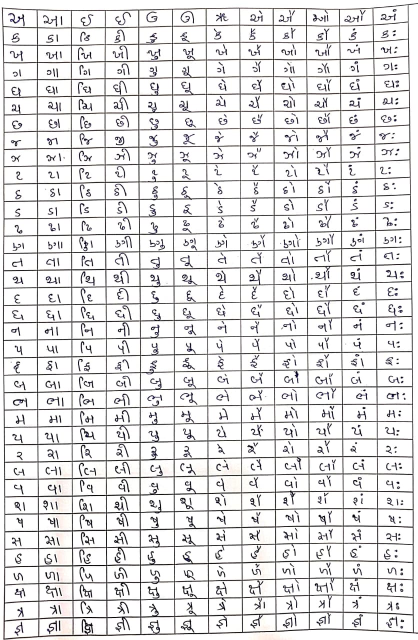
#> input picture dataset/images-full/2.jpeg, 835 x 1280 px (shown at 1/2 size)
$ python img_divider.py
#> lines starting #> are read from the running program, lines starting #| are printed output that depends on the picture; after the words box and inside, x2 and y2 are one past the last pixel; in counts of white or black regions, pixels touching at a corner belong together
import cv2
import numpy as np
import os

# ==============================
# CONFIG
# ==============================
INPUT_IMAGE = "dataset/images-full/2.jpeg"
OUTPUT_DIR = "dataset/class_wise_images"

ROWS = 36
COLS = 12   # IMPORTANT → adjust if needed

# ==============================
# LABEL DICT (your mapping)
# ==============================
label_dict = {
    0: 'અ', 1: 'આ', 2: 'ઇ', 3: 'ઈ', 4: 'ઉ', 5: 'ઊ', 6: 'ઋ', 7: 'એ', 8: 'ઐ', 9: 'ઓ', 10: 'ઔ', 11: 'અં',
    12: 'ક', 13: 'કા', 14: 'કિ', 15: 'કી', 16: 'કુ', 17: 'કૂ', 18: 'કે', 19: 'કૈ', 20: 'કો', 21: 'કૌ', 22: 'કં', 23: 'કઃ',
    24: 'ખ', 25: 'ખા', 26: 'ખિ', 27: 'ખી', 28: 'ખુ', 29: 'ખૂ', 30: 'ખે', 31: 'ખૈ', 32: 'ખો', 33: 'ખૌ', 34: 'ખં', 35: 'ખઃ',
    36: 'ગ', 37: 'ગા', 38: 'ગિ', 39: 'ગી', 40: 'ગુ', 41: 'ગૂ', 42: 'ગે', 43: 'ગૈ', 44: 'ગો', 45: 'ગૌ', 46: 'ગં', 47: 'ગઃ',
    48: 'ઘ', 49: 'ઘા', 50: 'ઘિ', 51: 'ઘી', 52: 'ઘુ', 53: 'ઘૂ', 54: 'ઘે', 55: 'ઘૈ', 56: 'ઘો', 57: 'ઘૌ', 58: 'ઘં', 59: 'ઘઃ',
    60: 'ચ', 61: 'ચા', 62: 'ચિ', 63: 'ચી', 64: 'ચુ', 65: 'ચૂ', 66: 'ચે', 67: 'ચૈ', 68: 'ચો', 69: 'ચૌ', 70: 'ચં', 71: 'ચઃ',
    72: 'છ', 73: 'છા', 74: 'છિ', 75: 'છી', 76: 'છુ', 77: 'છૂ', 78: 'છે', 79: 'છૈ', 80: 'છો', 81: 'છૌ', 82: 'છં', 83: 'છઃ',
    84: 'જ', 85: 'જા', 86: 'જિ', 87: 'જી', 88: 'જુ', 89: 'જૂ', 90: 'જે', 91: 'જૈ', 92: 'જો', 93: 'જૌ', 94: 'જં', 95: 'જઃ',
    96: 'ઝ', 97: 'ઝા', 98: 'ઝિ', 99: 'ઝી', 100: 'ઝુ', 101: 'ઝૂ', 102: 'ઝે', 103: 'ઝૈ', 104: 'ઝો', 105: 'ઝૌ', 106: 'ઝં', 107: 'ઝઃ',
    108: 'ટ', 109: 'ટા', 110: 'ટિ', 111: 'ટી', 112: 'ટુ', 113: 'ટૂ', 114: 'ટે', 115: 'ટૈ', 116: 'ટો', 117: 'ટૌ', 118: 'ટં', 119: 'ટઃ',
    120: 'ઠ', 121: 'ઠા', 122: 'ઠિ', 123: 'ઠી', 124: 'ઠુ', 125: 'ઠૂ', 126: 'ઠે', 127: 'ઠૈ', 128: 'ઠો', 129: 'ઠૌ', 130: 'ઠં', 131: 'ઠઃ',
    132: 'ડ', 133: 'ડા', 134: 'ડિ', 135: 'ડી', 136: 'ડુ', 137: 'ડૂ', 138: 'ડે', 139: 'ડૈ', 140: 'ડો', 141: 'ડૌ', 142: 'ડં', 143: 'ડઃ',
    144: 'ઢ', 145: 'ઢા', 146: 'ઢિ', 147: 'ઢી', 148: 'ઢુ', 149: 'ઢૂ', 150: 'ઢે', 151: 'ઢૈ', 152: 'ઢો', 153: 'ઢૌ', 154: 'ઢં', 155: 'ઢઃ',
    156: 'ણ', 157: 'ણા', 158: 'ણિ', 159: 'ણી', 160: 'ણુ', 161: 'ણૂ', 162: 'ણે', 163: 'ણૈ', 164: 'ણો', 165: 'ણૌ', 166: 'ણં', 167: 'ણઃ',
    168: 'ત', 169: 'તા', 170: 'તિ', 171: 'તી', 172: 'તુ', 173: 'તૂ', 174: 'તે', 175: 'તૈ', 176: 'તો', 177: 'તૌ', 178: 'તં', 179: 'તઃ',
    180: 'થ', 181: 'થા', 182: 'થિ', 183: 'થી', 184: 'થુ', 185: 'થૂ', 186: 'થે', 187: 'થૈ', 188: 'થો', 189: 'થૌ', 190: 'થં', 191: 'થઃ',
    192: 'દ', 193: 'દા', 194: 'દિ', 195: 'દી', 196: 'દુ', 197: 'દૂ', 198: 'દે', 199: 'દૈ', 200: 'દો', 201: 'દૌ', 202: 'દં', 203: 'દઃ',
    204: 'ધ', 205: 'ધા', 206: 'ધિ', 207: 'ધી', 208: 'ધુ', 209: 'ધૂ', 210: 'ધે', 211: 'ધૈ', 212: 'ધો', 213: 'ધૌ', 214: 'ધં', 215: 'ધઃ',
    216: 'ન', 217: 'ના', 218: 'નિ', 219: 'ની', 220: 'નુ', 221: 'નૂ', 222: 'ને', 223: 'નૈ', 224: 'નો', 225: 'નૌ', 226: 'નં', 227: 'નઃ',
    228: 'પ', 229: 'પા', 230: 'પિ', 231: 'પી', 232: 'પુ', 233: 'પૂ', 234: 'પે', 235: 'પૈ', 236: 'પો', 237: 'પૌ', 238: 'પં', 239: 'પઃ',
    240: 'ફ', 241: 'ફા', 242: 'ફિ', 243: 'ફી', 244: 'ફુ', 245: 'ફૂ', 246: 'ફે', 247: 'ફૈ', 248: 'ફો', 249: 'ફૌ', 250: 'ફં', 251: 'ફઃ',
    252: 'બ', 253: 'બા', 254: 'બિ', 255: 'બી', 256: 'બુ', 257: 'બૂ', 258: 'બે', 259: 'બૈ', 260: 'બો', 261: 'બૌ', 262: 'બં', 263: 'બઃ',
    264: 'ભ', 265: 'ભા', 266: 'ભિ', 267: 'ભી', 268: 'ભુ', 269: 'ભૂ', 270: 'ભે', 271: 'ભૈ', 272: 'ભો', 273: 'ભૌ', 274: 'ભં', 275: 'ભઃ',
    276: 'મ', 277: 'મા', 278: 'મિ', 279: 'મી', 280: 'મુ', 281: 'મૂ', 282: 'મે', 283: 'મૈ', 284: 'મો', 285: 'મૌ', 286: 'મં', 287: 'મઃ',
    288: 'ય', 289: 'યા', 290: 'યિ', 291: 'યી', 292: 'યુ', 293: 'યૂ', 294: 'યે', 295: 'યૈ', 296: 'યો', 297: 'યૌ', 298: 'યં', 299: 'યઃ',
    300: 'ર', 301: 'રા', 302: 'રિ', 303: 'રી', 304: 'રુ', 305: 'રૂ', 306: 'રે', 307: 'રૈ', 308: 'રો', 309: 'રૌ', 310: 'રં', 311: 'રઃ',
    312: 'લ', 313: 'લા', 314: 'લિ', 315: 'લી', 316: 'લુ', 317: 'લૂ', 318: 'લે', 319: 'લૈ', 320: 'લો', 321: 'લૌ', 322: 'લં', 323: 'લઃ',
    324: 'વ', 325: 'વા', 326: 'વિ', 327: 'વી', 328: 'વુ', 329: 'વૂ', 330: 'વે', 331: 'વૈ', 332: 'વો', 333: 'વૌ', 334: 'વં', 335: 'વઃ',
    336: 'શ', 337: 'શા', 338: 'શિ', 339: 'શી', 340: 'શુ', 341: 'શૂ', 342: 'શે', 343: 'શૈ', 344: 'શો', 345: 'શૌ', 346: 'શં', 347: 'શઃ',
    348: 'ષ', 349: 'ષા', 350: 'ષિ', 351: 'ષી', 352: 'ષુ', 353: 'ષૂ', 354: 'ષે', 355: 'ષૈ', 356: 'ષો', 357: 'ષૌ', 358: 'ષં', 359: 'ષઃ',
    360: 'સ', 361: 'સા', 362: 'સિ', 363: 'સી', 364: 'સુ', 365: 'સૂ', 366: 'સે', 367: 'સૈ', 368: 'સો', 369: 'સૌ', 370: 'સં', 371: 'સઃ',
    372: 'હ', 373: 'હા', 374: 'હિ', 375: 'હી', 376: 'હુ', 377: 'હૂ', 378: 'હે', 379: 'હૈ', 380: 'હો', 381: 'હૌ', 382: 'હં', 383: 'હઃ',
    384: 'ળ', 385: 'ળા', 386: 'ળિ', 387: 'ળી', 388: 'ળુ', 389: 'ળૂ', 390: 'ળે', 391: 'ળૈ', 392: 'ળો', 393: 'ળૌ', 394: 'ળં', 395: 'ળઃ',
    396: 'ક્ષ', 397: 'ક્ષા', 398: 'ક્ષિ', 399: 'ક્ષી', 400: 'ક્ષુ', 401: 'ક્ષૂ', 402: 'ક્ષે', 403: 'ક્ષૈ', 404: 'ક્ષો', 405: 'ક્ષૌ', 406: 'ક્ષં', 407: 'ક્ષઃ',
    408: 'ત્ર', 409: 'ત્રા', 410: 'ત્રિ', 411: 'ત્રી', 412: 'ત્રુ', 413: 'ત્રૂ', 414: 'ત્રે', 415: 'ત્રૈ', 416: 'ત્રો', 417: 'ત્રૌ', 418: 'ત્રં', 419: 'ત્રઃ',
    420: 'જ્ઞ', 421: 'જ્ઞા', 422: 'જ્ઞિ', 423: 'જ્ઞી', 424: 'જ્ઞુ', 425: 'જ્ઞૂ', 426: 'જ્ઞે', 427: 'જ્ઞૈ', 428: 'જ્ઞો', 429: 'જ્ઞૌ', 430: 'જ્ઞં', 431: 'જ્ઞઃ'
}  # keep your full dict here

# ==============================
# CREATE FOLDERS
# ==============================
for i in range(len(label_dict)):
    folder = os.path.join(OUTPUT_DIR, f"{i:03d}")
    os.makedirs(folder, exist_ok=True)

# ==============================
# LOAD IMAGE
# ==============================
img = cv2.imread(INPUT_IMAGE)
#> img is the input picture: shape (1280, 835, 3); mean B, G, R 225.3, 224.9, 225.6
gray = cv2.cvtColor(img, cv2.COLOR_BGR2GRAY)

# Adaptive threshold (better than fixed)
thresh = cv2.adaptiveThreshold(
    gray, 255,
    cv2.ADAPTIVE_THRESH_MEAN_C,
    cv2.THRESH_BINARY_INV,
    15, 5
)
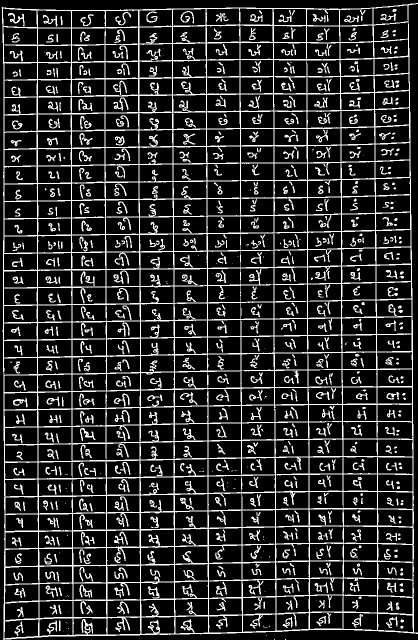
#> thresh: shape (1280, 835) (shown at 1/2 size); 17.1% white in thin lines or dots

# ==============================
# LINE DETECTION
# ==============================

# Horizontal lines
h_kernel = cv2.getStructuringElement(cv2.MORPH_RECT, (100, 1))
horizontal = cv2.morphologyEx(thresh, cv2.MORPH_OPEN, h_kernel)
#> horizontal: shape (1280, 835); 5.1% white in thin lines or dots

# Vertical lines
v_kernel = cv2.getStructuringElement(cv2.MORPH_RECT, (1, 100))
vertical = cv2.morphologyEx(thresh, cv2.MORPH_OPEN, v_kernel)
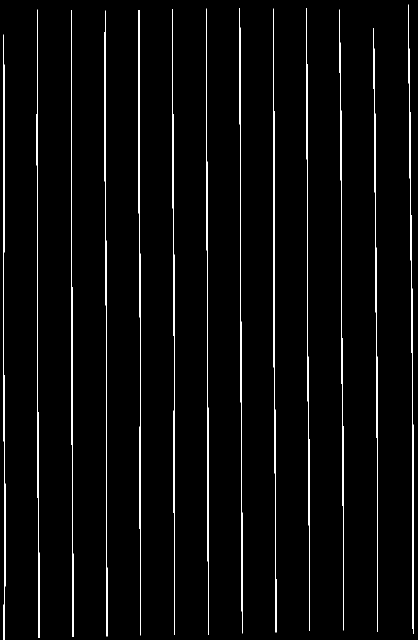
#> vertical: shape (1280, 835) (shown at 1/2 size); 3% white in thin lines or dots

# Combine
grid = cv2.add(horizontal, vertical)
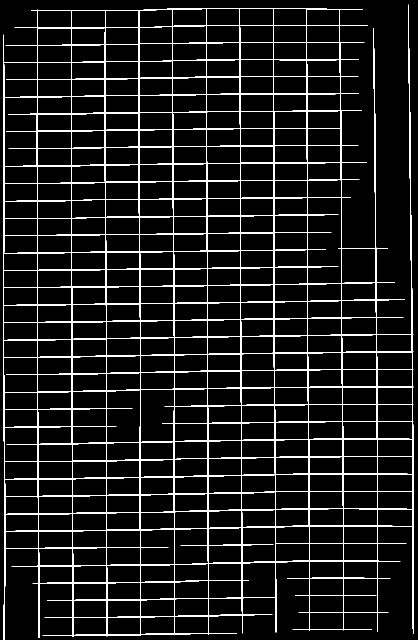
#> grid: shape (1280, 835) (shown at 1/2 size); 8% white in thin lines or dots

# ==============================
# FIND INTERSECTIONS
# ==============================
intersections = cv2.bitwise_and(horizontal, vertical)
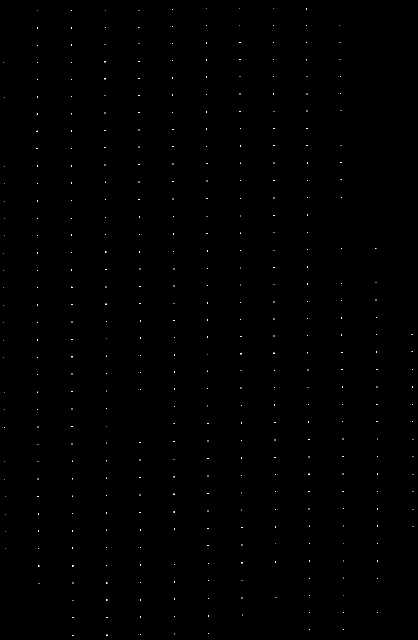
#> intersections: shape (1280, 835) (shown at 1/2 size); 0.13% white in thin lines or dots

ys, xs = np.where(intersections > 0)
#> ys = 1393 values from 16 to 1271; xs = 1393 values, max 826 at index 938, min 7 at index 111, mean 385.1

points = list(zip(xs, ys))
#> points = 1393 pairs, first value 7 to 826, second value 16 to 1271

# ==============================
# CLUSTER POINTS INTO GRID
# ==============================

def cluster_points(points, axis=0, thresh=10):
    points = sorted(points, key=lambda x: x[axis])
    clusters = []
    current = [points[0]]

    for p in points[1:]:
        if abs(p[axis] - current[-1][axis]) < thresh:
            current.append(p)
        else:
            clusters.append(current)
            current = [p]
    clusters.append(current)

    centers = [int(np.mean([p[axis] for p in cluster])) for cluster in clusters]
    return centers

x_coords = cluster_points(points, axis=0)
#> in cluster_points, `current = [points[0]]`: current = [(7, 125)]
#> the loop in cluster_points, `for p in points[1:]:` made 1392 passes
#> current on pass 24: [(73, 228)]
#> p on passes 1 to 6: (7, 506), (7, 540), (7, 575), (7, 610), (7, 645), (7, 680)
#> after the loop in cluster_points, `for p in points[1:]:`: clusters = 12 items
#> in cluster_points, `centers = [int(np.mean([p[axis] for p in cluster])) for cluster in clu..`: centers = [8, 74, 143, 211, 279, 347, 414, 481, 548, 615, 683, 753, 824]
#> x_coords has the same summary as centers in cluster_points
y_coords = cluster_points(points, axis=1)
#> the loop in cluster_points (call 2), `for p in points[1:]:` made 1392 passes
#> current on passes 15, 42, 76: [(412, 50)], [(479, 84)], [(479, 118)]
#> p on passes 1 to 6: (412, 17), (546, 17), (612, 17), (613, 17), (344, 18), (345, 18)
#> y_coords = 37 values from 18 to 1266

# Sort properly
x_coords = sorted(x_coords)
y_coords = sorted(y_coords)

print("Detected grid:", len(y_coords)-1, "rows,", len(x_coords)-1, "cols")
#| Detected grid: 36 rows, 12 cols

# ==============================
# EXTRACT CELLS
# ==============================
def remove_edge_lines(cell):
    gray = cv2.cvtColor(cell, cv2.COLOR_BGR2GRAY)

    _, bin_img = cv2.threshold(
        gray, 0, 255,
        cv2.THRESH_BINARY_INV + cv2.THRESH_OTSU
    )

    h, w = bin_img.shape

    trim = 3  # edge thickness to inspect

    # --- TOP ---
    top_region = bin_img[0:trim, :]
    if np.sum(top_region) > (0.3 * 255 * top_region.size):
        cell = cell[trim:, :]

    # --- BOTTOM ---
    bottom_region = bin_img[h-trim:h, :]
    if np.sum(bottom_region) > (0.3 * 255 * bottom_region.size):
        cell = cell[:h-trim, :]

    # --- LEFT ---
    left_region = bin_img[:, 0:trim]
    if np.sum(left_region) > (0.3 * 255 * left_region.size):
        cell = cell[:, trim:]

    # --- RIGHT ---
    right_region = bin_img[:, w-trim:w]
    if np.sum(right_region) > (0.3 * 255 * right_region.size):
        cell = cell[:, :w-trim]

    return cell
index = 0

def enhance_contrast(cell):
    gray = cv2.cvtColor(cell, cv2.COLOR_BGR2GRAY)

    clahe = cv2.createCLAHE(clipLimit=2.0, tileGridSize=(8,8))
    enhanced = clahe.apply(gray)

    return enhanced

# def sharpen(img):
#     kernel = np.array([[0, -1, 0],
#                        [-1, 5,-1],
#                        [0, -1, 0]])
#     return cv2.filter2D(img, -1, kernel)

for i in range(len(y_coords)-1):
    for j in range(len(x_coords)-1):

        if index >= len(label_dict):
            break

        x1, x2 = x_coords[j], x_coords[j+1]
#> x1 = 8; x2 = 74
        y1, y2 = y_coords[i], y_coords[i+1]
#> y1 = 18; y2 = 52

        margin = 2

        cell = img[
            y1 + margin: y2 - margin,
            x1 + margin: x2 - margin
        ]
        cell = remove_edge_lines(cell)
#> in remove_edge_lines, `_, bin_img = cv2.threshold( gray, 0, 255, cv2.THRESH_BINARY_INV + cv2...`:
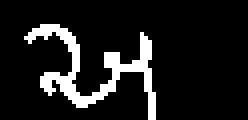
#> bin_img: shape (30, 62) (shown 4 times larger); 11.2% white in thin lines or dots, all inside (x1, y1, x2, y2) = (6, 6, 39, 30)
#> in remove_edge_lines, `left_region = bin_img[:, 0:trim]`: left_region = 30 rows, first 8: [0, 0, 0], [0, 0, 0], [0, 0, 0], [0, 0, 0], [0, 0, 0], [0, 0, 0], [0, 0, 0], [0, 0, 0]
#> in remove_edge_lines, `right_region = bin_img[:, w-trim:w]`: right_region has the same summary as left_region

        # Enhance contrast
        cell = enhance_contrast(cell)
#> in enhance_contrast, `enhanced = clahe.apply(gray)`:
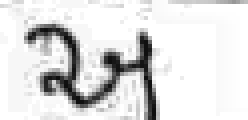
#> enhanced: shape (30, 62) (shown 4 times larger); min 13, max 255, mean 223.2

        # Resize AFTER processing
        cell = cv2.resize(cell, (224, 224))
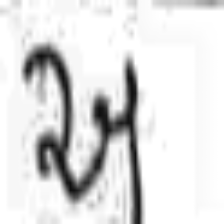
#> cell: shape (224, 224); min 14, max 255, mean 223.1

        # Save
        folder = os.path.join(OUTPUT_DIR, f"{index:03d}")
        filename = os.path.join(folder, f"img_{len(os.listdir(folder))}.png")

        cv2.imwrite(filename, cell)

        index += 1

print("Done!")
